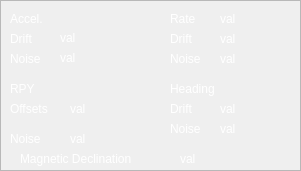
    <widget class="QFrame" name="frame_5">
     <property name="geometry">
      <rect>
       <x>350</x>
       <y>150</y>
       <width>301</width>
       <height>171</height>
      </rect>
     </property>
     <property name="frameShape">
      <enum>QFrame::StyledPanel</enum>
     </property>
     <property name="frameShadow">
      <enum>QFrame::Raised</enum>
     </property>
     <widget class="QLabel" name="label_27">
      <property name="geometry">
       <rect>
        <x>170</x>
        <y>10</y>
        <width>61</width>
        <height>17</height>
       </rect>
      </property>
      <property name="styleSheet">
       <string notr="true">color: rgb(255, 255, 255);</string>
      </property>
      <property name="text">
       <string>Rate</string>
      </property>
     </widget>
     <widget class="QLabel" name="label_28">
      <property name="geometry">
       <rect>
        <x>10</x>
        <y>30</y>
        <width>91</width>
        <height>17</height>
       </rect>
      </property>
      <property name="styleSheet">
       <string notr="true">color: rgb(255, 255, 255);</string>
      </property>
      <property name="text">
       <string>Drift</string>
      </property>
     </widget>
     <widget class="QLabel" name="label_29">
      <property name="geometry">
       <rect>
        <x>10</x>
        <y>50</y>
        <width>61</width>
        <height>17</height>
       </rect>
      </property>
      <property name="styleSheet">
       <string notr="true">color: rgb(255, 255, 255);</string>
      </property>
      <property name="text">
       <string>Noise</string>
      </property>
     </widget>
     <widget class="QLabel" name="label_30">
      <property name="geometry">
       <rect>
        <x>10</x>
        <y>100</y>
        <width>81</width>
        <height>17</height>
       </rect>
      </property>
      <property name="styleSheet">
       <string notr="true">color: rgb(255, 255, 255);</string>
      </property>
      <property name="text">
       <string>Offsets</string>
      </property>
     </widget>
     <widget class="QLabel" name="label_31">
      <property name="geometry">
       <rect>
        <x>170</x>
        <y>30</y>
        <width>91</width>
        <height>17</height>
       </rect>
      </property>
      <property name="styleSheet">
       <string notr="true">color: rgb(255, 255, 255);</string>
      </property>
      <property name="text">
       <string>Drift</string>
      </property>
     </widget>
     <widget class="QLabel" name="label_32">
      <property name="geometry">
       <rect>
        <x>170</x>
        <y>50</y>
        <width>91</width>
        <height>17</height>
       </rect>
      </property>
      <property name="styleSheet">
       <string notr="true">color: rgb(255, 255, 255);</string>
      </property>
      <property name="text">
       <string>Noise</string>
      </property>
     </widget>
     <widget class="QLabel" name="label_33">
      <property name="geometry">
       <rect>
        <x>10</x>
        <y>10</y>
        <width>61</width>
        <height>17</height>
       </rect>
      </property>
      <property name="styleSheet">
       <string notr="true">color: rgb(255, 255, 255);</string>
      </property>
      <property name="text">
       <string>Accel.</string>
      </property>
     </widget>
     <widget class="QLabel" name="label_34">
      <property name="geometry">
       <rect>
        <x>170</x>
        <y>100</y>
        <width>91</width>
        <height>17</height>
       </rect>
      </property>
      <property name="styleSheet">
       <string notr="true">color: rgb(255, 255, 255);</string>
      </property>
      <property name="text">
       <string>Drift</string>
      </property>
     </widget>
     <widget class="QLabel" name="label_35">
      <property name="geometry">
       <rect>
        <x>170</x>
        <y>120</y>
        <width>91</width>
        <height>17</height>
       </rect>
      </property>
      <property name="styleSheet">
       <string notr="true">color: rgb(255, 255, 255);</string>
      </property>
      <property name="text">
       <string>Noise</string>
      </property>
     </widget>
     <widget class="QLabel" name="label_36">
      <property name="geometry">
       <rect>
        <x>170</x>
        <y>80</y>
        <width>91</width>
        <height>17</height>
       </rect>
      </property>
      <property name="styleSheet">
       <string notr="true">color: rgb(255, 255, 255);</string>
      </property>
      <property name="text">
       <string>Heading</string>
      </property>
     </widget>
     <widget class="QLabel" name="label_37">
      <property name="geometry">
       <rect>
        <x>10</x>
        <y>80</y>
        <width>81</width>
        <height>17</height>
       </rect>
      </property>
      <property name="styleSheet">
       <string notr="true">color: rgb(255, 255, 255);</string>
      </property>
      <property name="text">
       <string>RPY</string>
      </property>
     </widget>
     <widget class="QLabel" name="label_38">
      <property name="geometry">
       <rect>
        <x>10</x>
        <y>130</y>
        <width>81</width>
        <height>17</height>
       </rect>
      </property>
      <property name="styleSheet">
       <string notr="true">color: rgb(255, 255, 255);</string>
      </property>
      <property name="text">
       <string>Noise</string>
      </property>
     </widget>
     <widget class="QLabel" name="imu_update_rate">
      <property name="geometry">
       <rect>
        <x>220</x>
        <y>10</y>
        <width>71</width>
        <height>17</height>
       </rect>
      </property>
      <property name="styleSheet">
       <string notr="true">color: rgb(255, 255, 255);</string>
      </property>
      <property name="text">
       <string>val</string>
      </property>
     </widget>
     <widget class="QLabel" name="imu_rate_drift">
      <property name="geometry">
       <rect>
        <x>220</x>
        <y>30</y>
        <width>71</width>
        <height>17</height>
       </rect>
      </property>
      <property name="styleSheet">
       <string notr="true">color: rgb(255, 255, 255);</string>
      </property>
      <property name="text">
       <string>val</string>
      </property>
     </widget>
     <widget class="QLabel" name="imu_rate_noise">
      <property name="geometry">
       <rect>
        <x>220</x>
        <y>50</y>
        <width>61</width>
        <height>17</height>
       </rect>
      </property>
      <property name="styleSheet">
       <string notr="true">color: rgb(255, 255, 255);</string>
      </property>
      <property name="text">
       <string>val</string>
      </property>
     </widget>
     <widget class="QLabel" name="imu_heading_drift">
      <property name="geometry">
       <rect>
        <x>220</x>
        <y>100</y>
        <width>71</width>
        <height>17</height>
       </rect>
      </property>
      <property name="styleSheet">
       <string notr="true">color: rgb(255, 255, 255);</string>
      </property>
      <property name="text">
       <string>val</string>
      </property>
     </widget>
     <widget class="QLabel" name="imu_heading_noise">
      <property name="geometry">
       <rect>
        <x>220</x>
        <y>120</y>
        <width>71</width>
        <height>17</height>
       </rect>
      </property>
      <property name="styleSheet">
       <string notr="true">color: rgb(255, 255, 255);</string>
      </property>
      <property name="text">
       <string>val</string>
      </property>
     </widget>
     <widget class="QLabel" name="imu_accel_drift">
      <property name="geometry">
       <rect>
        <x>60</x>
        <y>30</y>
        <width>101</width>
        <height>16</height>
       </rect>
      </property>
      <property name="styleSheet">
       <string notr="true">color: rgb(255, 255, 255);</string>
      </property>
      <property name="text">
       <string>val</string>
      </property>
     </widget>
     <widget class="QLabel" name="imu_accel_noise">
      <property name="geometry">
       <rect>
        <x>60</x>
        <y>50</y>
        <width>101</width>
        <height>16</height>
       </rect>
      </property>
      <property name="styleSheet">
       <string notr="true">color: rgb(255, 255, 255);</string>
      </property>
      <property name="text">
       <string>val</string>
      </property>
     </widget>
     <widget class="QLabel" name="imu_rpy_offsets">
      <property name="geometry">
       <rect>
        <x>70</x>
        <y>100</y>
        <width>91</width>
        <height>17</height>
       </rect>
      </property>
      <property name="styleSheet">
       <string notr="true">color: rgb(255, 255, 255);</string>
      </property>
      <property name="text">
       <string>val</string>
      </property>
     </widget>
     <widget class="QLabel" name="imu_noise">
      <property name="geometry">
       <rect>
        <x>70</x>
        <y>130</y>
        <width>91</width>
        <height>17</height>
       </rect>
      </property>
      <property name="styleSheet">
       <string notr="true">color: rgb(255, 255, 255);</string>
      </property>
      <property name="text">
       <string>val</string>
      </property>
     </widget>
     <widget class="QLabel" name="label_63">
      <property name="geometry">
       <rect>
        <x>20</x>
        <y>150</y>
        <width>151</width>
        <height>17</height>
       </rect>
      </property>
      <property name="styleSheet">
       <string notr="true">color: rgb(255, 255, 255);</string>
      </property>
      <property name="text">
       <string>Magnetic Declination</string>
      </property>
     </widget>
     <widget class="QLabel" name="label_64">
      <property name="geometry">
       <rect>
        <x>180</x>
        <y>150</y>
        <width>51</width>
        <height>17</height>
       </rect>
      </property>
      <property name="styleSheet">
       <string notr="true">color: rgb(255, 255, 255);</string>
      </property>
      <property name="text">
       <string>val</string>
      </property>
     </widget>
    </widget>
